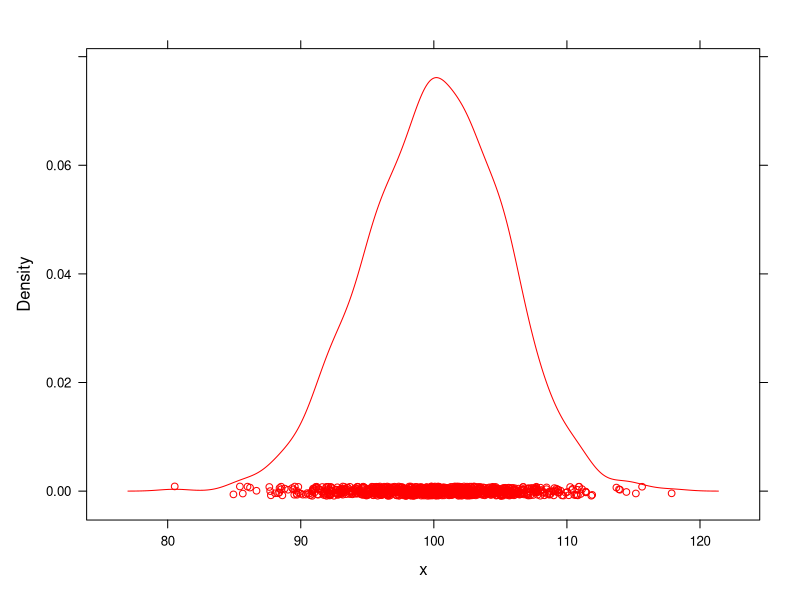
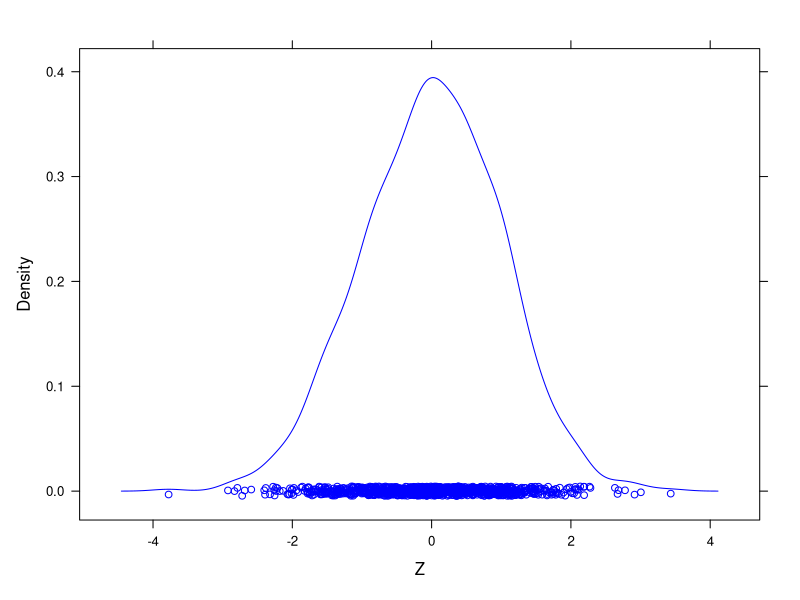
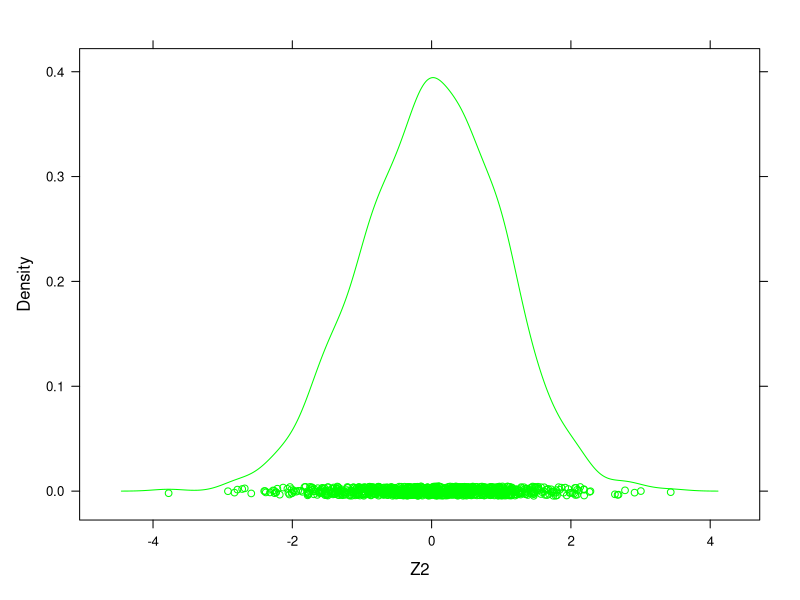

R code for these plots, in order:
# chap08_Hypothesis_Test

# 가설(Hypothesis) : 어떤 사건을 설명하기 위한 가정 
# 추정(estimation) : 표본의 통계량(추정량)을 통해서 모집단을 확률적으로 추측   
# 검정(test) : 통계량(추정량)으로 가설을 채택 또는 기각하는 과정  

# 가설과 유의수준
# 가설 : 대한민국 수도는 서울이다. 
# 유의수준 5% 의미 : 5% 이상 찬성하면 가설이 채택되고, 
# 반대로 5% 미만으로 찬성할 경우 가설이 기각된다.
# 이때 5%는 가설 채택과 기각의 기준되는 임계값(α 표시) 


# 모수 : 모집단에 의해서 나온 통계량(모평균, 모표준편차)  
# 검정통계량 : 표본에 의해서 계산된 통계량(표본평균, 표본표준편차)

# 표본오차 : 검정통계량과 모수 간의 차이 
# 오차범위 : 표본오차가 발생할 범위(예 : ±표본오차) 
# 신뢰수준 : 표본에 의해서 추정한 값을 신뢰할 수 있는 정도(통상 : 95%)
# 유의수준 : 표본에 의해서 추정한 값을 신뢰할 수 없는 정도(통상 : 5%)



#############################################
# 표준정규분포 문제 (ppt.29) 
#############################################

# 문제) 어떤 모집단의 분포가 정규분포 N(50, 10^2)을 따르고, 아래와 같은
#  정규분포의 확률밀도함수 f(x)의 그래프에서 44~48 사이일 확률은?
Z1=((48-50)/10)
Z1 # Z = -0.2 -> 곡선확률: 0.0793

Z2=((44-50)/10)
Z2 # Z = -0.6 -> 곡선확률: 0.2257

# 확률
0.2257-0.0793 # 0.1464 (14.64%)


#########################################
## 1. 정규분포 vs 표준정규분포
#########################################

# 1. 정규분포 : 좌우 대칭인 종모양의 연속확률분포  
# - 확률분포곡선(도수분포곡선)이 평균값을 중앙으로 하여 좌우대칭인 종 모양 
# - 정규분포 전체 넓이 = 1(확률 = 100%)

# 1) 정규분포 난수 생성
n=1000
x=rnorm(n,mean=100,sd=5) # N(100,5^2): 확률변수 x
x

# 2) 정규분포의 밀도분포곡선(확률밀도함수: PDF)
library(lattice)
densityplot(~x,col='red') # 확률밀도함수 시각화
# 곡선의 총 넓이 = 1

# 3) 정규성 검정: 귀무가설(H0)='정규분포와 차이가 없다'
shapiro.test(x) # 검정에 관련된 결과 제공
# W(검정통계량) = 0.99873 -> p-value(유의확률) = 0.7079
# 유의수준(알파) = 0.05(5%)
# [해석] 유의수준(알파) < 유의확률(p-value) : 귀무가설 채택

# 유의수준(알파) < 유의확률(p-value) : 귀무가설 채택
# 유의수준(알파) > 유의확률(p-value) : 귀무가설 기각

# 2. 표준정규분포(z분포) 
# 모든 정규분포를 평균=0, 표준편차=1 로 표준화한 분포
# 표준화를 위해서 표준화 공식(z)를 이용
# 표준화공식(Z) = (X - mu) / sigma : 정규분포 -> 표준정규분포 

# 1) 표준화 공식: 정규분포 -> 표준정규분포
mu = mean(x) # 평균
sigma = sd(x) # 표준편차
Z= (x-mu)/sigma
Z
mean(Z) # 평균: -1.408568e-15 = 0에 근사한 값 출력
sd(Z) # 표준편차: 1

# 2) 표준화 함수
Z2 = scale(x)

# 3) 표준정규분포의 밀도분포곡선
densityplot(~Z,col='blue')
densityplot(~Z2,col='green')

# 표준편차 vs 확률분포
# -1 ~ +1 : 68.2%
100-68.2
# -1.96 ~ +1.96 : 95%(알파=5%) -> 중요
# -2 ~ +2 : 95.4%
# -3 ~ +3 : 99.8%

#############################################
# 2. 표본 크기 (ppt.38) 
#############################################
# 모집단크기, 신뢰수준, 응답비율, 표본오차를 이용하여 표본의 크기를 알 수 있다.  
# N : 모집단의 크기
# Z : 신뢰수준의 Z값(95%일 때 ±1.96)
# p : 모집단 응답비율(통상 0.5)
# e : 표본오차 : 표본의 검정통계량과 모수 간의 차이(error) 
# n : 표본크기



#############################################
# 3. 표본오차(ppt.44~45) 
#############################################
# 표본오차 : 모수 추정 시 표본의 검정통계량과 모수 간의 필연적인 차이(error)  
# 오차범위 : 표본오차가 발생할 범위(예 : ±표본오차) 

# 신뢰수준 : 표본에 의해서 추정한 값을 신뢰할 수 있는 정도(통상 : 95%)
# 유의수준 : 표본에 의해서 추정한 값을 신뢰할 수 없는 정도(통상 : 5%)
# 신뢰수준(95%) = 1 - 유의수준(5%) 
# 신뢰구간 : 신뢰수준 하에서 모수가 포함될 범위(하한값 ~ 상한값 표현)

# 예) 오차범위, 신뢰수준 
# 표본조사 결과 후보A의 지지율이 50%이며, 오차범위는 ±3%, 신뢰수준은 95%라고 할 때
# 모집단에서 후보A에 대한 실제 지지률이  47~53% 사이에 있을 확률이 95%라는 의미 
# [해설] 표본조사 결과가 95% 믿을 수 있다는 의미가 아니고, 100번 중에서 95번은 
# 후보A의 지지률이 오차범위(47~53%)내로 나올 것으로 기대(5번은 오차발생)



#############################################
# 4. 모평균의 신뢰구간 추정/검정(ppt.53~54)  
#############################################
# 추정(estimation) : 표본을 통해서 모집단을 확률적으로 추측   
# 검정(test) : 표본에 의해서 추정된 통계량(추정량)으로 가설 채택/기각 과정 

# - 점 추정 : 제시된 한 개의 값과 검정통계량을 직접 비교하여 가설 기각유무를 결정 
# ex) 우리나라 중학교 2학년 남학생 평균키는 165.2cm로 추정

# - 구간 추정 : 신뢰구간과 검정통계량을 비교하여 가설 기각유무 결정
# 신뢰구간 : 임계값과 표준오차를 이용하여 결정된 하한값과 상한값의 범위 
# ex) 우리나라 중학교 2학년 남학생 평균키는 164.5 ~ 165.5cm로 추정


# t분포/검정 : (ppt. 54)
# - 모집단 정규분포이고, 모집단의 분산(σ2)이 알려지지 않은 경우(n < 30)
# - 표본의 표준편차이용 모평균 신뢰구간 추정

# 우리나라 중2 남학생 평균키=168cm, 표준편차=3cm 알려질 때 
# 표본 28명을 대상으로 95신뢰수준에서 모평균의 신뢰구간 추정한다.

# 귀무가설(HO) : mu = 168 -> 모평균 168cm와 차이가 없다.

